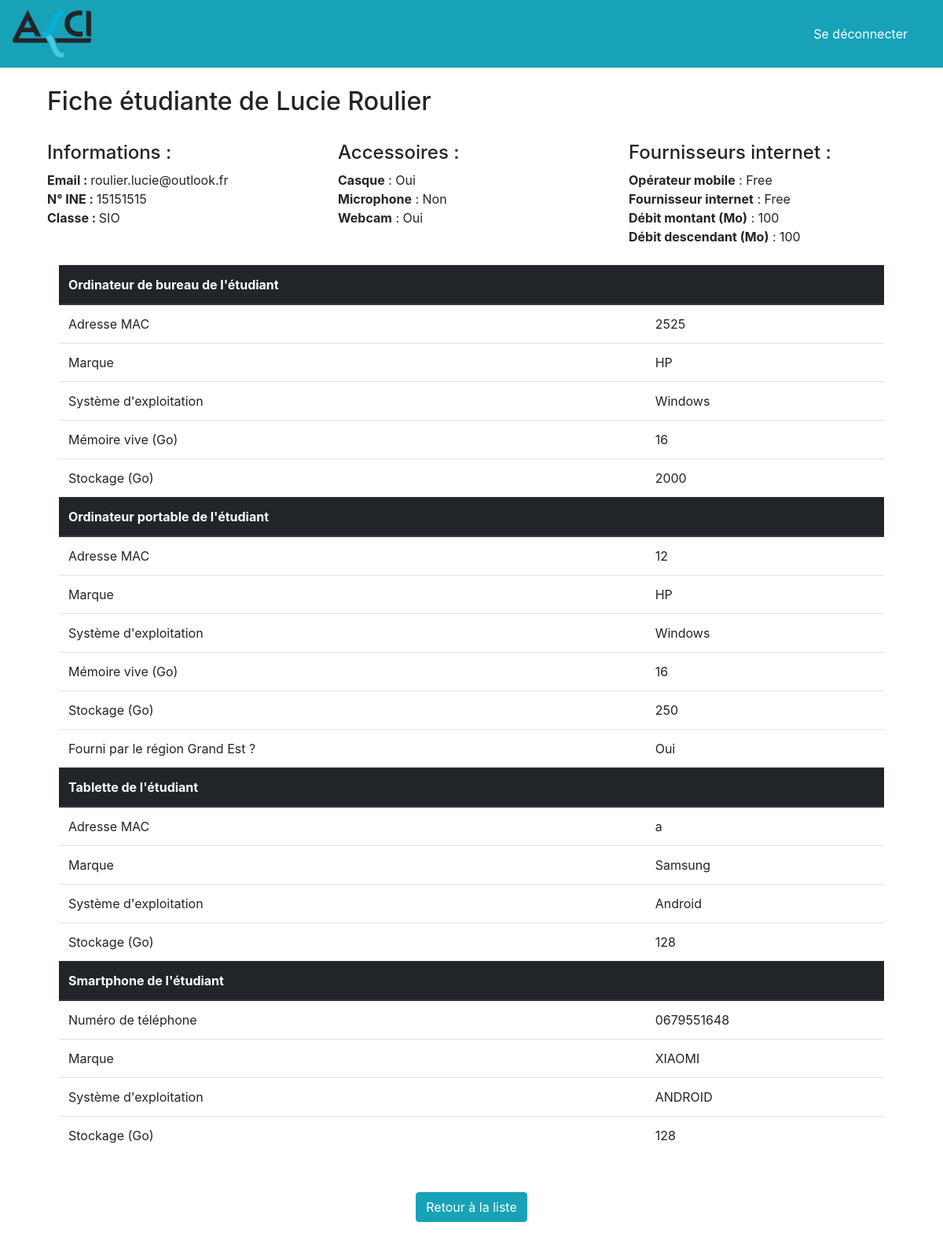
/studentCard.php?15151515 (signed in), run on the app's committed database.
### tables this page shows
CREATE TABLE `chopin_user` (
  `FIRSTNAME` char(32) NOT NULL,
  `LASTNAME` char(32) NOT NULL,
  `ROLE` char(255) NOT NULL,
  `EMAIL` char(255) NOT NULL,
  `PASSWORD` char(255) NOT NULL
);

CREATE TABLE `student` (
  `INE_NUMBER` char(32) NOT NULL,
  `PHONE_PROVIDER` char(32) DEFAULT NULL,
  `EMAIL` char(255) NOT NULL,
  `INTERNET_PROVIDER` char(32) DEFAULT NULL,
  `BIRTHDAY` date NOT NULL,
  `CLASS` char(32) NOT NULL,
  `CREATION_DATE` datetime NOT NULL,
  `MODIFICATION_DATE` timestamp NOT NULL DEFAULT current_timestamp() ON UPDATE current_timestamp(),
  `UPLOAD` tinyint(1) DEFAULT NULL,
  `DOWNLOAD` tinyint(1) DEFAULT NULL,
  `HEADPHONES` tinyint(1) DEFAULT NULL,
  `MICROPHONE` tinyint(1) DEFAULT NULL,
  `WEBCAM` tinyint(1) DEFAULT NULL,
  `DATA` varchar(128) DEFAULT NULL,
  `TOKEN` varchar(60) DEFAULT NULL,
  `CONFIRMED_AT` datetime DEFAULT NULL
);

CREATE TABLE `desktop` (
  `MAC_ADDRESS` char(32) NOT NULL,
  `INE_NUMBER` char(32) NOT NULL,
  `RAM` bigint(4) DEFAULT NULL,
  `BRAND` char(32) NOT NULL,
  `OPERATING_SYSTEM` char(32) DEFAULT NULL,
  `STORAGE` bigint(4) DEFAULT NULL
);

CREATE TABLE `laptop` (
  `MAC_ADDRESS` char(32) NOT NULL,
  `INE_NUMBER` char(32) NOT NULL,
  `RAM` bigint(4) DEFAULT NULL,
  `GRAND_EST` char(32) NOT NULL,
  `BRAND` char(32) NOT NULL,
  `OPERATING_SYSTEM` char(32) DEFAULT NULL,
  `STORAGE` bigint(4) DEFAULT NULL
);

CREATE TABLE `tablet` (
  `MAC_ADDRESS` char(32) NOT NULL,
  `INE_NUMBER` char(32) NOT NULL,
  `BRAND` char(32) NOT NULL,
  `OPERATING_SYSTEM` char(32) DEFAULT NULL,
  `STORAGE` bigint(4) DEFAULT NULL
);

CREATE TABLE `smartphone` (
  `PHONE_NUMBER` char(10) NOT NULL,
  `INE_NUMBER` char(32) NOT NULL,
  `BRAND` char(32) NOT NULL,
  `OPERATING_SYSTEM` char(32) DEFAULT NULL,
  `STORAGE` bigint(4) DEFAULT NULL
);

### function/auth.php (called while the page is built, shortened)
<?php
function est_connecte(): bool {
    return !empty($_SESSION['connecte']);
}
?>

### function/callPDO.php (called while the page is built, shortened)
<?php
function callPDO(){
    $user = '';
    $password = '';
    $dsn = 'mysql:host=localhost;dbname=' ;
    try {
        return new PDO($dsn, $user, $password);
    } catch(PDOException $e) {
        return strval($e);
    }
}
function getEquipmentPDO(string $ine, $table){
    $pdo = callPDO();
    $query = $pdo->prepare('SELECT * FROM '. $table .' WHERE '.$table.'.INE_NUMBER = :ine');
    $query->execute(array('ine' => $ine));
    return $query->fetchAll();
}
function getStudent(string $ine){
    $pdo = callPDO();
    $query = $pdo->prepare("SELECT * FROM chopin_user JOIN student ON chopin_user.EMAIL = student.EMAIL WHERE student.INE_NUMBER = :ine");
    $query->execute(array('ine' => $ine));
    return $query->fetchAll();
}
?>

### studentCard.php (the view, shortened to what this page needs)
<?php
require_once 'function/auth.php';
require_once 'function/callPDO.php';
$student = getStudent(key($_GET));
$equipment = [];
$tableau = [];
$label = [
    "Ordinateur de bureau de l'étudiant",
    "Ordinateur portable de l'étudiant",
    "Tablette de l'étudiant",
    "Smartphone de l'étudiant"
];
array_push($tableau,
    DESKTOP,
    LAPTOP,
    TABLET,
    SMARTPHONE,
    GEARS,
    INTERNET
);
array_push($equipment,
    getEquipmentPDO(key($_GET), 'desktop'),
    getEquipmentPDO(key($_GET), 'laptop'),
    getEquipmentPDO(key($_GET), 'tablet'),
    getEquipmentPDO(key($_GET), 'smartphone')
);
require_once 'element/header.php';
?>
<div class="container">
    <?php if(!empty($student)) :?>
    <div class="row mb-4">
        <div class="col-md-12">
            <h2>Fiche étudiante de <?= $student[0]['FIRSTNAME'] .' '. $student[0]['LASTNAME']?></h2>
            <br>
        </div>
        <div class="col-md-4">
            <h4>Informations :</h4>
            <strong>Email : </strong><?= $student[0]['EMAIL'] ?><br>
            <strong>N° INE : </strong><?= $student[0]['INE_NUMBER'] ?><br>
            <strong>Classe : </strong><span style="text-transform:uppercase"><?= $student[0]['CLASS'] ?></span><br>
        </div>
        <div class="col-md-4">
            <h4>Accessoires :</h4>
            <?php if (empty($student[0]['HEADPHONES']) && empty($student[0]['MICROPHONE']) && empty($student[0]['WEBCAM'])): ?>
                <strong>Informations insuffisantes.</strong><br>
            <?php else: ?>
                <?php foreach($tableau[4] as $index => $gears): ?>
                    <?= '<strong>'.$gears. ($student[0][$index]==='1' ? '</strong> : Oui<br>' : '</strong> : Non<br>') ?>
                <?php endforeach; ?>
            <?php endif; ?>
        </div>
        <div class="col-md-4">
            <h4>Fournisseurs internet :</h4>
            <?php if (empty($student[0]['PHONE_PROVIDER']) && empty($student[0]['INTERNET_PROVIDER']) && empty($student[0]['UPLOAD']) && empty($student[0]['DOWNLOAD'])): ?>
                <strong>Informations insuffisantes.</strong><br>
            <?php else: ?>
                <?php foreach($tableau[5] as $index => $internet): ?>
                    <?= '<strong>'.$internet. ($student[0][$index] ? '</strong> : '.$student[0][$index].'<br>' : '</strong> : Non renseigné<br>')  ?>
                <?php endforeach; ?>
            <?php endif; ?>
        </div>
    </div>
        <?php if(array_filter($equipment)): ?>
        <div class="col-md-12 mt-4">
            <table class="table">
                <?php foreach ($equipment as $index => $info): ?>
                    <?php if(!empty($equipment[$index])): ?>
                        <thead colspan='2' class="thead-dark">
                            <th><?= $label[$index] ?><th>
                        <?php foreach ($tableau[$index] as $num => $info) :?>
                            <tr>
                                <td><?= $info ?></td>
                                <td><?= $equipment[$index][0][$num] ?></td>
                            </tr>
                        <?php endforeach; ?>
                        </thead>
                    <?php endif; ?>
                <?php endforeach; ?>
            </table>
        </div>
        <?php else: ?>
        <div class="col-md-12">
            <h2><?= $student[0]['FIRSTNAME'] .' '. $student[0]['LASTNAME']?> n'a saisi aucun renseignement sur son équipement.</h2>
        </div>
        <?php endif;?>
    <?php else: ?>
        <h2>Aucun élève n'est associé au numéro INE <strong><?= key($_GET) ?></strong></h2>
        <h2><a href="./<?= $_SESSION['role'] ?>.php">Retour sur ma page</a></h2>
    <?php endif; ?>
    <?php if($_SESSION['role'] === 'admin'): ?>
        <div class="col-md-12 mb-5 mt-5 text-center">
            <a href="./admin.php?<?= $student[0]['CLASS'] ?>"><button class="btn btn-info">Retour à la liste</button></a>
        </div>
    <?php endif; ?>
</div>
<?php require_once 'element/footer.php'; ?>

### element/header.php (shortened to what this page needs)
<?php
require_once dirname(__DIR__) . DIRECTORY_SEPARATOR . 'function' . DIRECTORY_SEPARATOR . 'auth.php';
?>
<!doctype html>
<html lang="en">
    <head>
        <link rel="stylesheet" href="https://stackpath.bootstrapcdn.com/bootstrap/4.1.3/css/bootstrap.min.css">
        <link rel="stylesheet" href="https://cdnjs.cloudflare.com/ajax/libs/font-awesome/4.7.0/css/font-awesome.min.css">
    </head>
    <nav class="navbar navbar-light mb-4" style="background-color: #17a2b8; ;font-size: 20px !important;">
        <a class="navbar-brand" href=".">
            <img src="image/logo-asci-fonce.png" width="100" height="auto">
        </a>
        <?php if (est_connecte()): ?>
            <a href="logout.php" class="nav-link"><button class="btn btn-info">Se déconnecter</button></a>
        <?php endif; ?>
    </nav>
    <body>
        <main role="main" class="container">

### element/footer.php (shortened to what this page needs)
        </main>
    </body>
</html>

### data on the page
chopin_user: FIRSTNAME "Lucie", LASTNAME "Roulier", student.EMAIL "roulier.lucie@outlook.fr", student.INE_NUMBER "15151515", student.CLASS "SIO", student.PHONE_PROVIDER "Free", student.INTERNET_PROVIDER "Free", student.UPLOAD "100", student.DOWNLOAD "100"
desktop: MAC_ADDRESS "2525", BRAND "HP", OPERATING_SYSTEM "Windows", RAM "16", STORAGE "2000"
laptop: MAC_ADDRESS "12", BRAND "HP", OPERATING_SYSTEM "Windows", RAM "16", STORAGE "250", GRAND_EST "Oui"
tablet: MAC_ADDRESS "a", BRAND "Samsung", OPERATING_SYSTEM "Android", STORAGE "128"
smartphone: PHONE_NUMBER "0679551648", BRAND "XIAOMI", OPERATING_SYSTEM "ANDROID", STORAGE "128"

### other printed values
$gears "Casque"
$gears "Microphone"
$gears "Webcam"
$internet "Opérateur mobile"
$internet "Fournisseur internet"
$internet "Débit montant (Mo)"
$internet "Débit descendant (Mo)"
$label[$index] "Ordinateur de bureau de l'étudiant"
$info "Adresse MAC"
$info "Marque"
$info "Système d'exploitation"
$info "Mémoire vive (Go)"
$info "Stockage (Go)"
$label[$index] "Ordinateur portable de l'étudiant"
$info "Fourni par le région Grand Est ?"
